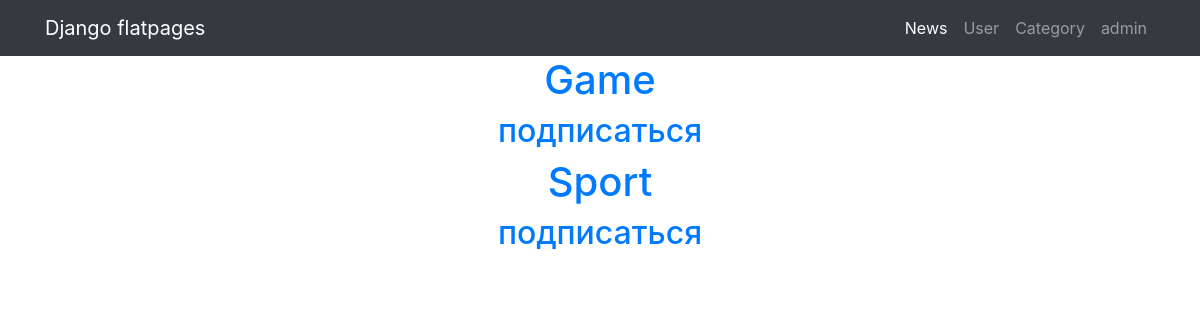
Before: /category/ (signed in) with the older database file.
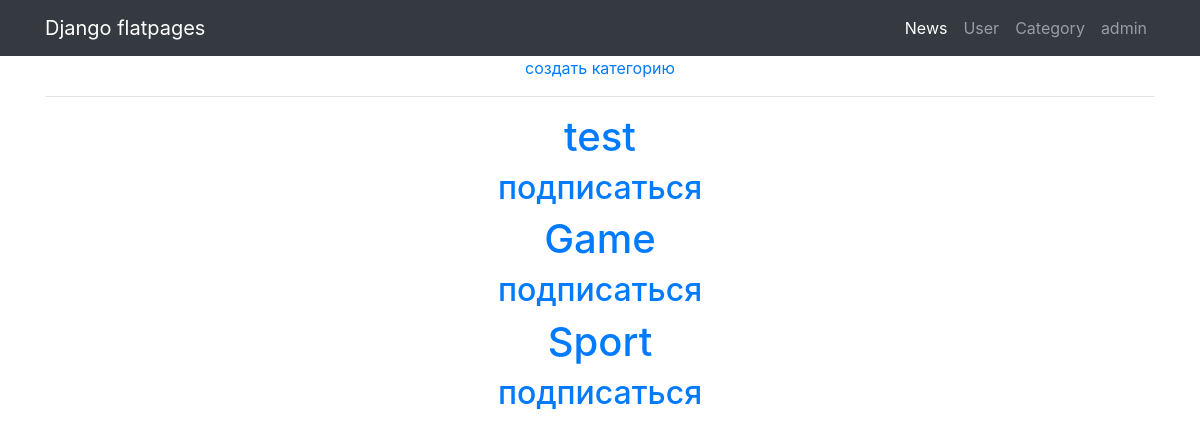
After: the same page with the newer database file.
### NewsPaper/models.py (models this page shows, shortened)
class Category(models.Model):
    name = models.CharField(max_length=255, unique=True)
    followers = models.ManyToManyField(User, through='FollowersUser')

### NewsPaper/views.py (the view)
# urls.py: path('category/', CategoryList.as_view(), name='category_list'),
class CategoryList(ListView):
    model = Category
    template_name = 'NewsPaper/Category/category_list.html'
    context_object_name = 'Category'
    queryset = Category.objects.order_by('-id')
    paginate_by = 5
    def get_context_data(self, **kwargs):
        context = super().get_context_data(**kwargs)
        context['is_author'] = self.request.user.groups.filter(name='authors').exists()
        return context

### templates/NewsPaper/Category/category_list.html (shortened to what this page needs)
{% extends 'flatpages/default.html' %}
{% block content %}
{%if is_author%}
<a href="{% url 'category_create' %}">создать категорию</a>
<hr>
{%endif%}
{% for c in Category%}
    <h1><a href="{%url 'category_detail' c.id%}">{{ c.name}}</a></h1>
    <h2><a href="/category/{{c.pk}}/followers_to_category/">подписаться </a></h2>
{%endfor%}
<br>
{% endblock content %}

Changed rows visible on the page:
added Category: name "test"
Other visible differences:
text now shown: "создать категорию"
